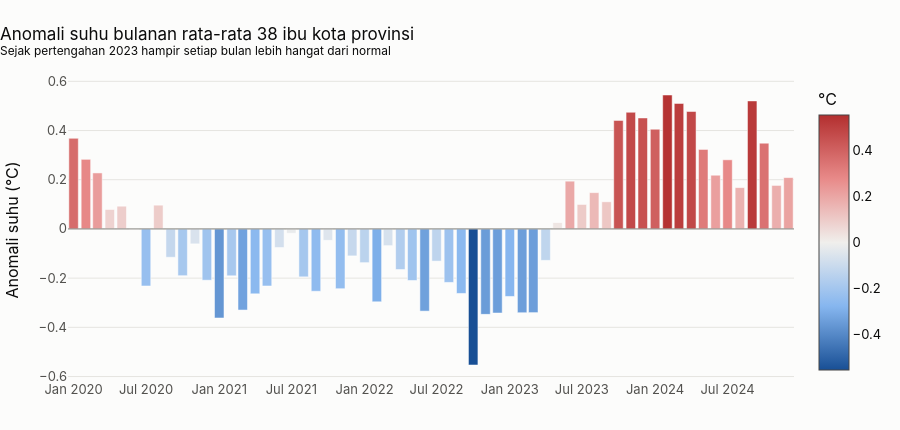

Notebook source saved alongside this figure:
### Code cell
# Visualisasi 6: bar anomali suhu bulanan (divergen biru-merah)
fig6 = go.Figure(
    go.Bar(
        x=suhu_bulanan["bulan_tahun"], y=suhu_bulanan["anomali"],
        marker=dict(color=suhu_bulanan["anomali"], colorscale=DIVERGEN_SUHU, cmid=0,
                    colorbar=dict(title="°C")),
        hovertemplate="%{x|%b %Y}<br>%{y:+.2f} °C dari normal<extra></extra>",
    )
)
fig6.update_layout(
    title="Anomali suhu bulanan rata-rata 38 ibu kota provinsi<br>"
          "<sup>Sejak pertengahan 2023 hampir setiap bulan lebih hangat dari normal</sup>",
    yaxis_title="Anomali suhu (°C)", bargap=0.15, height=430,
)
fig6.add_hline(y=0, line_color="#898883", line_width=1)
simpan(fig6, "06_bar_anomali_suhu_bulanan")
fig6.show()
